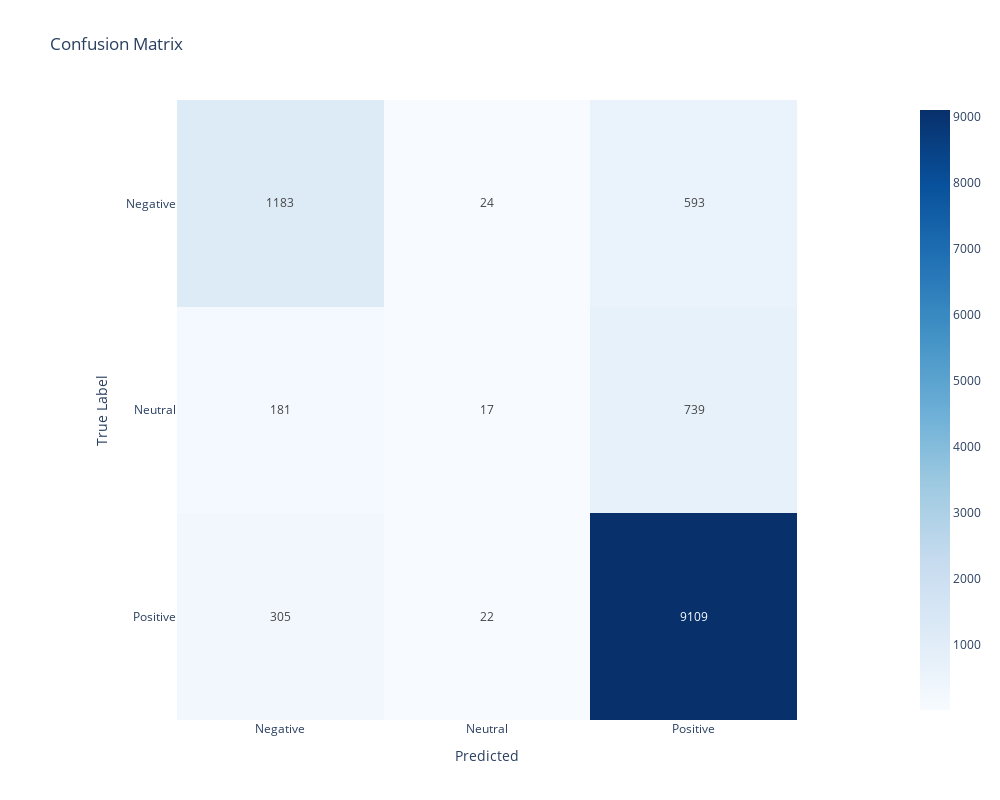

Notebook source saved alongside this figure:
### Code cell
class_labels = label_encoder.inverse_transform(range(3)) #because I have 3 sentiments negative, positive and neutral
# call the report function to visualize the classification result using the above class_labels
report(y_test, y_pred, class_labels)

### Figure 1 — Plotly figure (JSON) as saved in the notebook; plotly's stock layout.template omitted (floating-point values rounded to 4 significant figures)
{"data": [{"coloraxis": "coloraxis", "hovertemplate": "Predicted: %{x}<br>True Label: %{y}<br>color: %{z}<extra></extra>", "name": "0", "texttemplate": "%{z}", "type": "heatmap", "x": ["Negative", "Neutral", "Positive"], "xaxis": "x", "y": ["Negative", "Neutral", "Positive"], "yaxis": "y", "z": [[1183, 24, 593], [181, 17, 739], [305, 22, 9109]]}], "layout": {"coloraxis": {"colorscale": [[0, "rgb(247,251,255)"], [0.125, "rgb(222,235,247)"], [0.25, "rgb(198,219,239)"], [0.375, "rgb(158,202,225)"], [0.5, "rgb(107,174,214)"], [0.625, "rgb(66,146,198)"], [0.75, "rgb(33,113,181)"], [0.875, "rgb(8,81,156)"], [1, "rgb(8,48,107)"]]}, "height": 800, "title": {"text": "Confusion Matrix"}, "width": 1000, "xaxis": {"anchor": "y", "constrain": "domain", "domain": [0, 1], "scaleanchor": "y", "title": {"text": "Predicted"}}, "yaxis": {"anchor": "x", "autorange": "reversed", "constrain": "domain", "domain": [0, 1], "title": {"text": "True Label"}}}}
